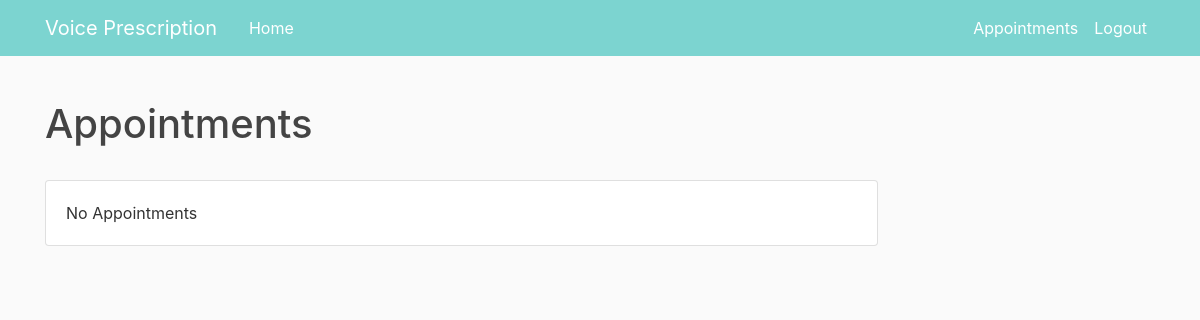
Before: /appointments (signed in) with the older database file.
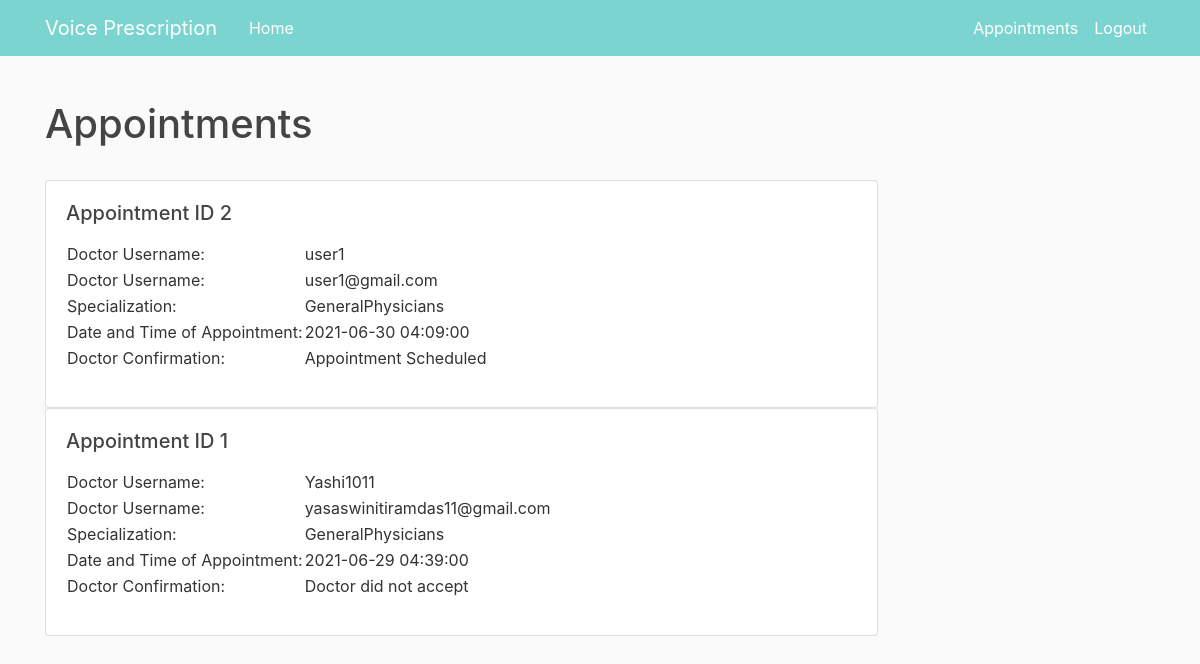
After: the same page with the newer database file.
### voiceprescription/models.py (models this page shows, shortened)
class Appointments(db.Model):
    id = db.Column(db.Integer, primary_key=True)
    patient_id = db.Column(db.Integer, db.ForeignKey('user.id'))
    specialisation = db.Column(db.String(30), nullable=False)
    doctor_id = db.Column(db.Integer, db.ForeignKey('user.id'))
    doctor_confirmation = db.Column(db.Integer, nullable=False, default='0')
    time_of_appointment = db.Column(db.DateTime, nullable=False)
    time_of_appointment_cnf = db.Column(db.DateTime, nullable=False, default=datetime.utcnow)
    doctor = relationship("User", foreign_keys=[doctor_id])
    patient = relationship("User", foreign_keys=[patient_id])
    def __repr__(self):
        return f"Appointment('{self.id}', '{self.specialisation}', '{self.time_of_appointment}', '{self.time_of_appointment_cnf}', '{self.doctor_id}', '{self.patient_id}')"

class User(db.Model, UserMixin):
    id = db.Column(db.Integer, primary_key=True)
    username = db.Column(db.String(20), unique=True, nullable=False)
    email = db.Column(db.String(120), unique=True, nullable=False)
    image_file = db.Column(db.String(20), nullable=False, default='default.jpg')
    type = db.Column(db.String(2), nullable=False, default='p')
    password = db.Column(db.String(60), nullable=False)

### voiceprescription/routes.py (the view)
@app.route('/appointments')
def appointments():
    appointments = []
    if current_user.type == 'p':
        appointments = Appointments.query.join(User, (User.id == Appointments.doctor_id)).add_columns(User.username, User.email).filter(Appointments.patient_id == current_user.id).order_by(Appointments.time_of_appointment.desc()).all()
    else:
        appointments = Appointments.query.join(User, (User.id == Appointments.patient_id)).add_columns(User.username, User.email).filter(Appointments.doctor_id == current_user.id).order_by(Appointments.time_of_appointment.desc()).all()
    print(appointments)
    for i in appointments:
        print(i[0].id)
    return render_template('appointments.html', appointments = appointments)

### voiceprescription/models.py (called while the page is built)
@login_manager.user_loader
def load_user(user_id):
    return User.query.get(int(user_id))

### voiceprescription/templates/appointments.html (shortened to what this page needs)
{% extends "layout.html" %}
{% block content %}
<h1>Appointments</h1>
<br>
<div>
  {% if appointments %}
  {% for appoint in appointments %}
  <div class="card w-75">
    <div class="card-body">
      <h5 class="card-title">Appointment ID {{appoint[0].id}}</h5>
      <p class="card-text">
        <table>
          <tr>
            {% if current_user.type == 'd' %}
            <td>Patient Username: </td>
            {% else %}
            <td>Doctor Username: </td>
            {% endif %}
            <td>{{appoint.username}}</td>
          </tr>
          <tr>
            {% if current_user.type == 'd' %}
            <td>Patient Username: </td>
            {% else %}
            <td>Doctor Username: </td>
            {% endif %}
            <td>{{appoint.email}}</td>
          </tr>
          <tr>
            {% if current_user.type == 'd' %}
            <td>Specialization required: </td>
            {% else %}
            <td>Specialization: </td>
            {% endif %}
            <td>{{appoint[0].specialisation}}</td>
          </tr>
          <tr>
            <td>Date and Time of Appointment: </td>
            <td>{{appoint[0].time_of_appointment}}</td>
          </tr>
          <tr>
            <td>Doctor Confirmation: </td>
            {% if appoint[0].doctor_confirmation %}
            <td>Appointment Scheduled</td>
            {% else %}
            <td>Doctor did not accept</td>
            {% endif %}
          </tr>
        </table>
      </p>
    </div>
  </div>
  {% endfor %}
  {% else %}
  <div class="card w-75">
    <div class="card-body">
      <p class="card-text">No Appointments</p>
    </div>
  </div>
  {% endif %}
</div>
{% endblock %}

### voiceprescription/templates/layout.html (shortened to what this page needs)
<!DOCTYPE html>
<html>
<head>
    <link rel="stylesheet" href="https://cdn.jsdelivr.net/npm/bootstrap@4.6.0/dist/css/bootstrap.min.css"
>
    <link rel="stylesheet" type="text/css" href="{{ url_for('static', filename='main.css') }}">
</head>
<body>
    <header class="site-header">
        <nav class="navbar navbar-expand-md navbar-dark bg-steel fixed-top">
            <div class="container">
                <a class="navbar-brand mr-4 dark-heading" href="/">Voice Prescription</a>
                <div class="collapse navbar-collapse" id="navbarToggle">
                    <div class="navbar-nav mr-auto">
                        {% if current_user.is_authenticated %}
                            {% if current_user.type=='p' %}
                            <a class="nav-item nav-link" href="{{ url_for('homepatient') }}">Home</a>
                            {% else %}
                            <a class="nav-item nav-link" href="{{ url_for('homedoctor') }}">Home</a>
                            {% endif %}
                        {% else %}
                        <a class="nav-item nav-link" href="{{ url_for('home') }}">Home</a>
                        {% endif %}
                    </div>
                    <div class="navbar-nav">
                        {% if current_user.is_authenticated %}
                        <a class="nav-item nav-link" href="{{ url_for('appointments') }}">Appointments</a>
                        <a class="nav-item nav-link" href="{{ url_for('logout') }}">Logout</a>
                        {% else %}
                        <a class="nav-item nav-link" href="{{ url_for('login') }}">Login</a>
                        <a class="nav-item nav-link" href="{{ url_for('register') }}">Register</a>
                        {% endif %}
                    </div>
                </div>
            </div>
        </nav>
    </header>
    <div role="main" class="container">
        <div class="row">
            <div class="col-md-12 mb-2">
                {% block content %}{% endblock %}
            </div>
        </div>
    </div>
</body>
</html>

### voiceprescription/static/main.css (style rules this page uses)
body { background: #fafafa; color: #333333; padding-top: 100px; padding-bottom: 100px; }
h1, h2, h3, h4, h5, h6 { color: #444444; }
.bg-steel { background-color: #7cd4d0; }
.site-header .navbar-nav .nav-link { color: #ffffff; }

Changed rows visible on the page:
added Appointments: id "2", username "user1", email "user1@gmail.com", specialisation "GeneralPhysicians", time_of_appointment "2021-06-30 04:09:00", doctor_confirmation "Appointment Scheduled"
added Appointments: id "1", username "Yashi1011", email "yasaswinitiramdas11@gmail.com", specialisation "GeneralPhysicians", time_of_appointment "2021-06-29 04:39:00", doctor_confirmation "Doctor did not accept"
Other visible differences:
text no longer shown: "No Appointments"
